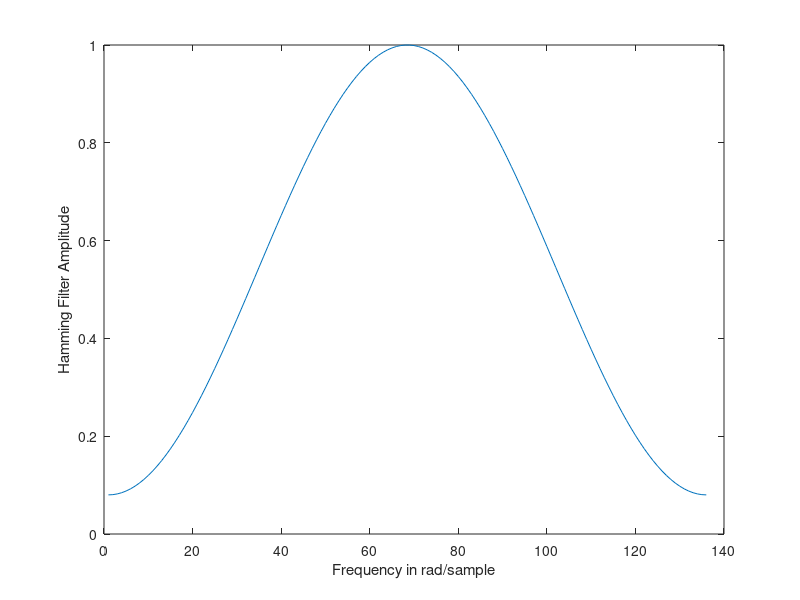
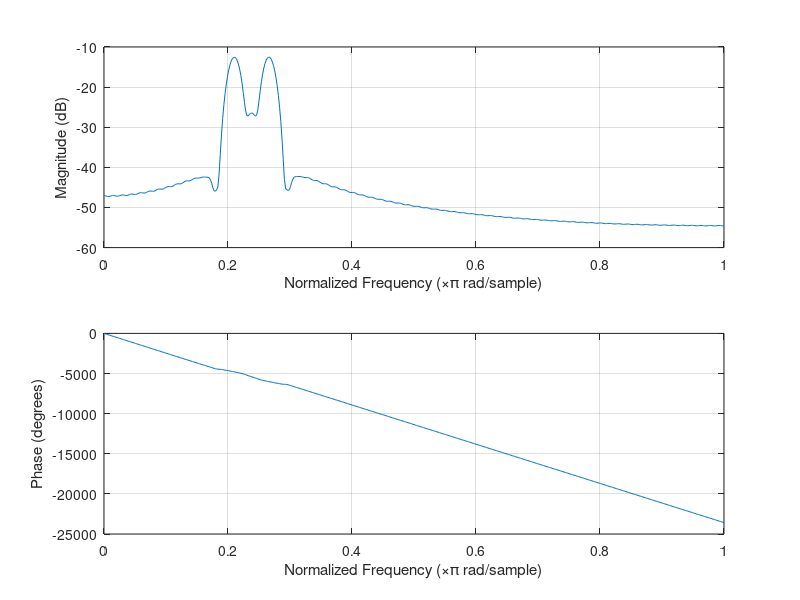

The MATLAB source for these figures, in order:
% homework 10

% lab 1 for 487
clear all; close all;
%%%%%%%%%%
% part 1 %
%%%%%%%%%%

%sampFreq = 48000; % sampling frequency of our microphone
sampFreq = 16800; %


F0 = 2000; % center frequency
passBandWidth = 500; % Hz
F_2 = F0 + passBandWidth/2;
F_1 = F0 - passBandWidth/2
% transitionBandWidth = 500; % Hz
% Fp = F0 + passBandWidth / 2; % passband frequency point
% Fs = Fp + transitionBandWidth; % stopband frequency point
% A = 41; % attenuation for our desired window (Hamming)
% 
% % convert to radians per second
% W0 = 2*pi*F0/sampFreq;
% Wp = 2*pi*Fp/sampFreq;
% Ws = 2*pi*Fs/sampFreq;
passBandWidthW = passBandWidth*2*pi/sampFreq;
w2 = F_2*2*pi/sampFreq;
w1 = F_1*2*pi/sampFreq;

% We calculate M with the equation for the Hamming Window in Table 7.2, 
% pg.539
M = round(8*pi/passBandWidthW);

% build the low pass filter
N = 1+M % length of the filter itself
L = N/2; % We want to shift this to where the middle sample is at 0
n = (-L:L)'; % This is our sample index

window = hamming(length(n));
figure;
plot(window);
xlabel('Frequency in rad/sample');
ylabel('Hamming Filter Amplitude');

% Ideal impulse response equation
hideal = w2/pi*sinc(w2*(n-M/2)/pi) - w1/pi*sinc(w1*(n-M/2)/pi); % our ideal pulse from eq 1 in handout
figure;
freqz(hideal.*window);





